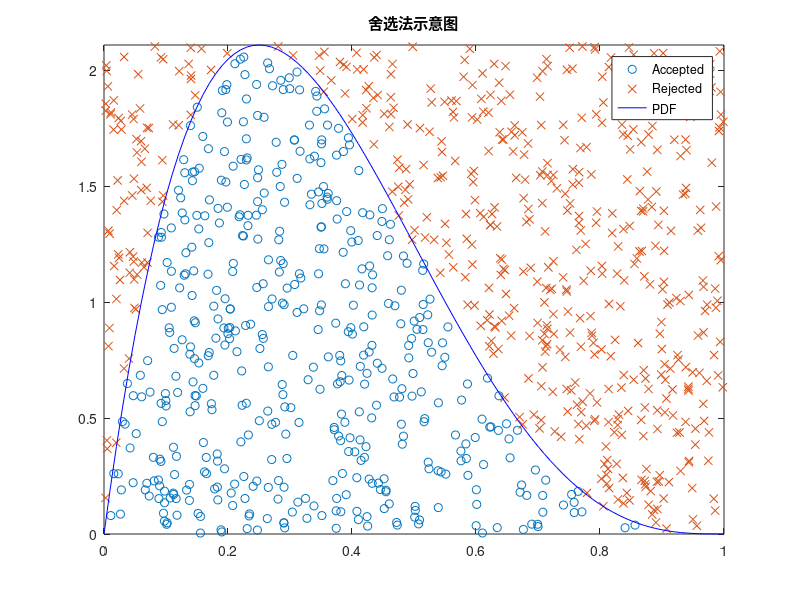

Reproduce this figure in MATLAB.
%舍选法示意图
clear, clc
n = 1000;
h = 0.01;
x = 0:h:1;
f = @(x)(20*x.*(1 - x).^3); % 概率密度函数（PDF）
y = f(x);
ymax = max(y);
ymin = min(y);

vec = [];
vec2 = [];
vec3 = [];
vec4 = [];
for i = 1:n
    yrand = ymin + (ymax - ymin)*rand; % 逆变换法求均匀分布
    R = rand; 
    if yrand <= f(R)
        vec = [vec R];
        vec2 = [vec2 yrand]; 
    else
        vec3 = [vec3 R]; 
        vec4 = [vec4 yrand]; 
    end
end

hold on
scatter(vec, vec2,'green','o')
scatter(vec3, vec4,'red','x')
plot(x,y,'b-')
ylim([ymin ymax])
legend("Accepted", "Rejected", "PDF")
box on
title("舍选法示意图")

